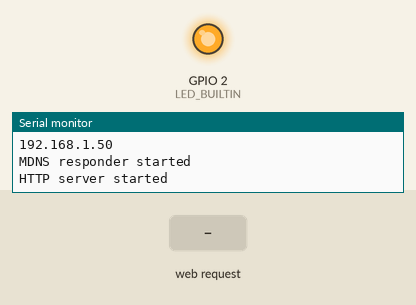
This sketch was run on a simulated ESP32. Parts: output pins drawn as LEDs (lit = HIGH), the last lines printed to the serial monitor. The inputs (shaded band) are chosen by the test bench. WiFi joins after 1.5 s; servers stay silent unless stated.

Above: at 2.7 s.
2.8 s: HTTP request GET / received
4.3 s: HTTP request GET /on received
5.8 s: HTTP request GET /off received
At 6.4 s:
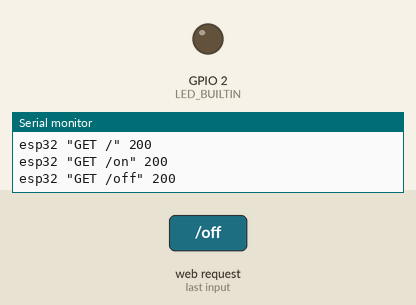
Timing chart, 0 to 8.8 s (numbered marks = the images above; inputs shaded):
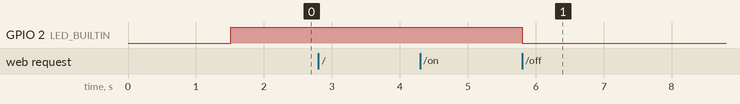

Measured:
- after the input at 5.8 s, GPIO 2 (LED_BUILTIN): HIGH → LOW at once

The sketch:

BasicWebserver.ino
```cpp
/**
 * BasicHTTPClient.ino
 *
 *  Created on: 24.05.2015
 *
 */

#include <Arduino.h>
#include <WiFi.h>
#include <WiFiClientSecure.h>
#include <WebServer.h>
#include <ESPmDNS.h>
#include "esp_wpa2.h"
#include <Wire.h>
#include <NetBIOS.h>
#include "Eduroam.h"
const char* ssid = "eduroam"; // eduroam SSID

WebServer server(80);

void logRequest(int HTTP_CODE) {
  String logMessage = "esp32 \"";
  logMessage += (server.method() == HTTP_GET) ? "GET" : "POST";
  logMessage += " " + server.uri() + "\" " + HTTP_CODE;
  Serial.println(logMessage);
}

void handleRoot() {
  logRequest(200);
  server.send(200, "text/plain", "hello from esp32!");
}

void handleNotFound() {
  String message = "File Not Found\n\n";
  message += "URI: ";
  message += server.uri();
  message += "\nMethod: ";
  message += (server.method() == HTTP_GET) ? "GET" : "POST";
  message += "\nArguments: ";
  message += server.args();
  message += "\n";
  for (uint8_t i = 0; i < server.args(); i++) {
    message += " " + server.argName(i) + ": " + server.arg(i) + "\n";
  }
  logRequest(404);
  server.send(404, "text/plain", message);
}

void ledOn() {
  logRequest(200);
  server.send(200, "text/plain", "LED ON");
  digitalWrite(LED_BUILTIN, HIGH);
}

void ledOff() {
  logRequest(200);
  server.send(200, "text/plain", "LED OFF");
  digitalWrite(LED_BUILTIN, LOW);
}

int counter = 0;
const char* test_root_ca = \
                           "-----BEGIN CERTIFICATE-----\n" \
                           "MIIEsTCCA5mgAwIBAgIQCKWiRs1LXIyD1wK0u6tTSTANBgkqhkiG9w0BAQsFADBh\n" \
                           "MQswCQYDVQQGEwJVUzEVMBMGA1UEChMMRGlnaUNlcnQgSW5jMRkwFwYDVQQLExB3\n" \
                           "d3cuZGlnaWNlcnQuY29tMSAwHgYDVQQDExdEaWdpQ2VydCBHbG9iYWwgUm9vdCBD\n" \
                           "QTAeFw0xNzExMDYxMjIzMzNaFw0yNzExMDYxMjIzMzNaMF4xCzAJBgNVBAYTAlVT\n" \
                           "MRUwEwYDVQQKEwxEaWdpQ2VydCBJbmMxGTAXBgNVBAsTEHd3dy5kaWdpY2VydC5j\n" \
                           "b20xHTAbBgNVBAMTFFJhcGlkU1NMIFJTQSBDQSAyMDE4MIIBIjANBgkqhkiG9w0B\n" \
                           "AQEFAAOCAQ8AMIIBCgKCAQEA5S2oihEo9nnpezoziDtx4WWLLCll/e0t1EYemE5n\n" \
                           "+MgP5viaHLy+VpHP+ndX5D18INIuuAV8wFq26KF5U0WNIZiQp6mLtIWjUeWDPA28\n" \
                           "OeyhTlj9TLk2beytbtFU6ypbpWUltmvY5V8ngspC7nFRNCjpfnDED2kRyJzO8yoK\n" \
                           "MFz4J4JE8N7NA1uJwUEFMUvHLs0scLoPZkKcewIRm1RV2AxmFQxJkdf7YN9Pckki\n" \
                           "f2Xgm3b48BZn0zf0qXsSeGu84ua9gwzjzI7tbTBjayTpT+/XpWuBVv6fvarI6bik\n" \
                           "KB859OSGQuw73XXgeuFwEPHTIRoUtkzu3/EQ+LtwznkkdQIDAQABo4IBZjCCAWIw\n" \
                           "HQYDVR0OBBYEFFPKF1n8a8ADIS8aruSqqByCVtp1MB8GA1UdIwQYMBaAFAPeUDVW\n" \
                           "0Uy7ZvCj4hsbw5eyPdFVMA4GA1UdDwEB/wQEAwIBhjAdBgNVHSUEFjAUBggrBgEF\n" \
                           "BQcDAQYIKwYBBQUHAwIwEgYDVR0TAQH/BAgwBgEB/wIBADA0BggrBgEFBQcBAQQo\n" \
                           "MCYwJAYIKwYBBQUHMAGGGGh0dHA6Ly9vY3NwLmRpZ2ljZXJ0LmNvbTBCBgNVHR8E\n" \
                           "OzA5MDegNaAzhjFodHRwOi8vY3JsMy5kaWdpY2VydC5jb20vRGlnaUNlcnRHbG9i\n" \
                           "YWxSb290Q0EuY3JsMGMGA1UdIARcMFowNwYJYIZIAYb9bAECMCowKAYIKwYBBQUH\n" \
                           "AgEWHGh0dHBzOi8vd3d3LmRpZ2ljZXJ0LmNvbS9DUFMwCwYJYIZIAYb9bAEBMAgG\n" \
                           "BmeBDAECATAIBgZngQwBAgIwDQYJKoZIhvcNAQELBQADggEBAH4jx/LKNW5ZklFc\n" \
                           "YWs8Ejbm0nyzKeZC2KOVYR7P8gevKyslWm4Xo4BSzKr235FsJ4aFt6yAiv1eY0tZ\n" \
                           "/ZN18bOGSGStoEc/JE4ocIzr8P5Mg11kRYHbmgYnr1Rxeki5mSeb39DGxTpJD4kG\n" \
                           "hs5lXNoo4conUiiJwKaqH7vh2baryd8pMISag83JUqyVGc2tWPpO0329/CWq2kry\n" \
                           "qv66OSMjwulUz0dXf4OHQasR7CNfIr+4KScc6ABlQ5RDF86PGeE6kdwSQkFiB/cQ\n" \
                           "ysNyq0jEDQTkfa2pjmuWtMCNbBnhFXBYejfubIhaUbEv2FOQB3dCav+FPg5eEveX\n" \
                           "TVyMnGo=\n" \
                           "-----END CERTIFICATE-----\n";
WiFiClientSecure client;
void setup() {
  pinMode(LED_BUILTIN, OUTPUT);
  Serial.begin(115200);
  delay(10);
  Serial.println();
  Serial.print("Connecting to network: ");
  Serial.println(ssid);
  WiFi.disconnect(true);  //disconnect form wifi to set new wifi connection
  WiFi.mode(WIFI_STA); //init wifi mode
  esp_wifi_sta_wpa2_ent_set_identity((uint8_t *)EAP_ANONYMOUS_IDENTITY, strlen(EAP_ANONYMOUS_IDENTITY)); //provide identity
  esp_wifi_sta_wpa2_ent_set_username((uint8_t *)EAP_IDENTITY, strlen(EAP_IDENTITY)); //provide username
  esp_wifi_sta_wpa2_ent_set_password((uint8_t *)EAP_PASSWORD, strlen(EAP_PASSWORD)); //provide password
  esp_wifi_sta_wpa2_ent_enable();
  WiFi.begin(ssid); //connect to wifi
  while (WiFi.status() != WL_CONNECTED) {
    delay(500);
    Serial.print(".");
    counter++;
    if (counter >= 60) { //after 30 seconds timeout - reset board (on unsucessful connection)
      ESP.restart();
    }
  }
  client.setCACert(test_root_ca);
  //client.setCertificate(test_client_cert); // for client verification - certificate
  //client.setPrivateKey(test_client_key);  // for client verification - private key
  Serial.println("");
  Serial.println("WiFi connected");
  Serial.println("IP address set: ");
  Serial.println(WiFi.localIP()); //print LAN IP
  if (MDNS.begin("esp32")) {
    Serial.println("MDNS responder started");
  }

  server.on("/", handleRoot);

  server.on("/on",ledOn);
  server.on("/off",ledOff);

  server.on("/inline", []() {
    logRequest(200);
    server.send(200, "text/plain", "this works as well");
  });

  server.onNotFound(handleNotFound);

  server.begin();
  Serial.println("HTTP server started");
  digitalWrite(LED_BUILTIN, HIGH);
  NBNS.begin("ESPLAMP");
}
void loop() {
  server.handleClient();
  delay(2);
}
```

Eduroam.example.h
```cpp
#define EAP_ANONYMOUS_IDENTITY ""   // anonymous identity - format should be an2-other@uwe.ac.uk
#define EAP_IDENTITY ""             // user identity - format should be an2-other@uwe.ac.uk
#define EAP_PASSWORD ""             // eduroam user password
```
